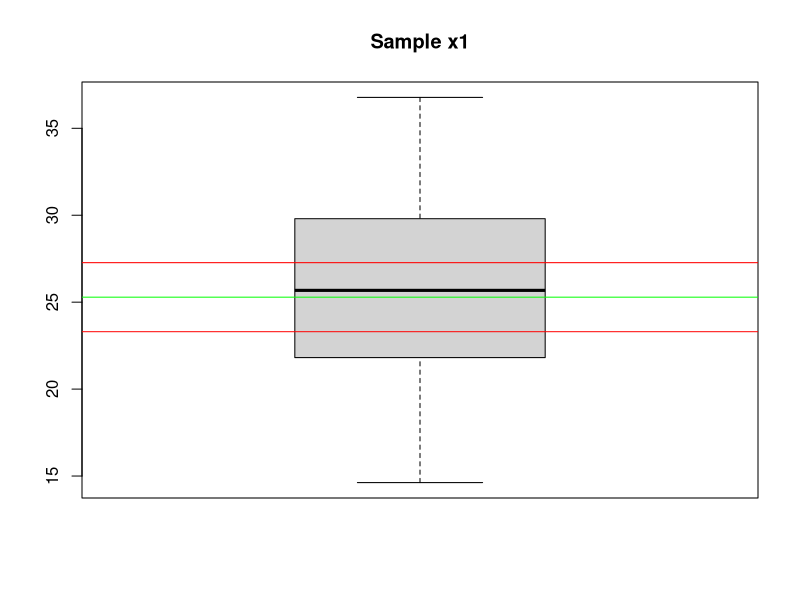
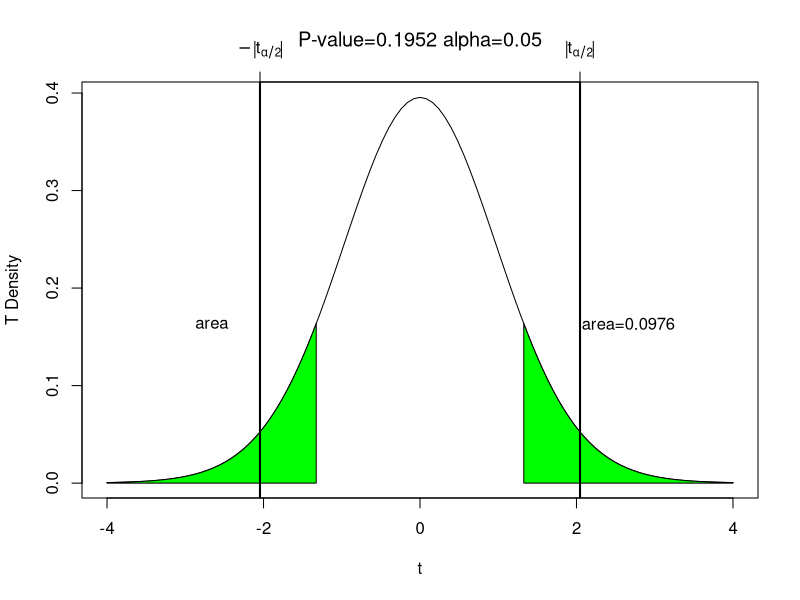
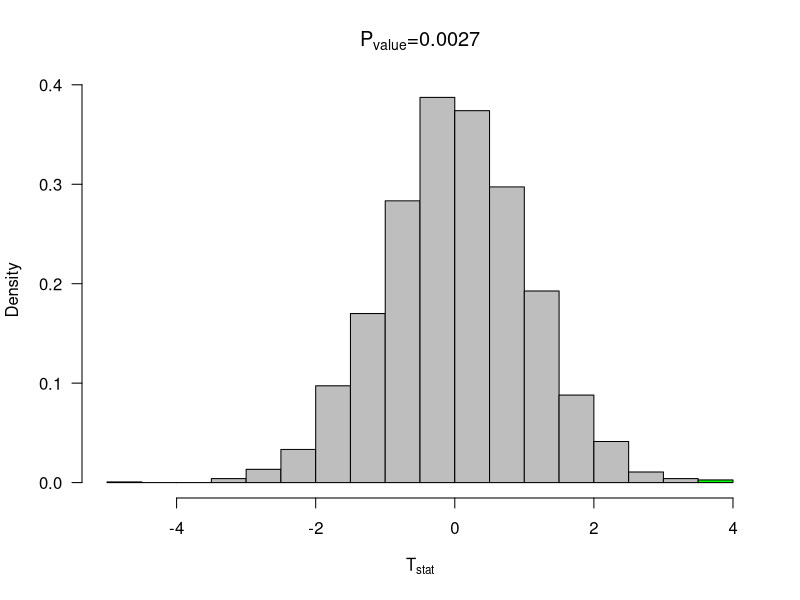
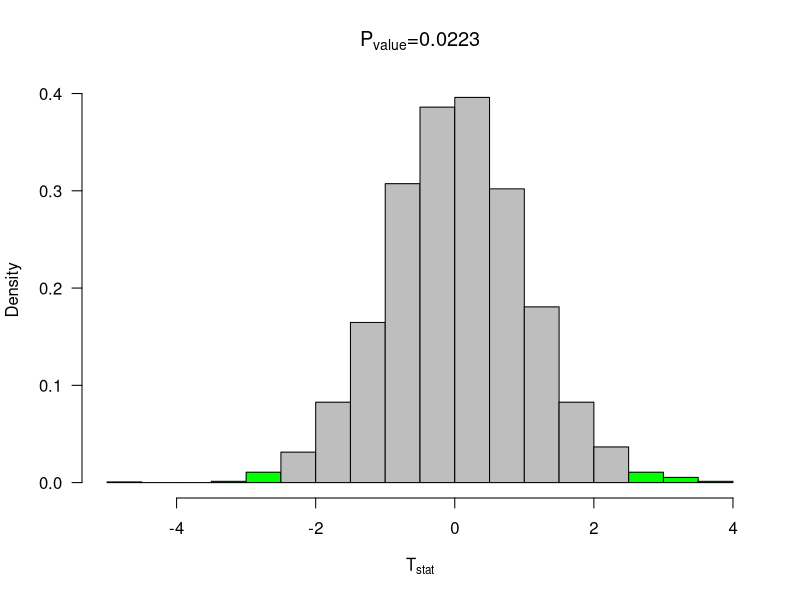
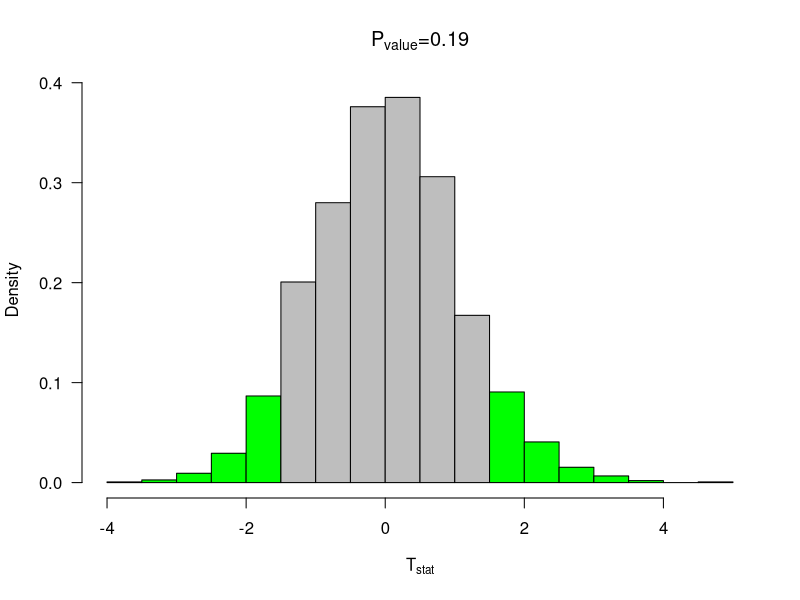
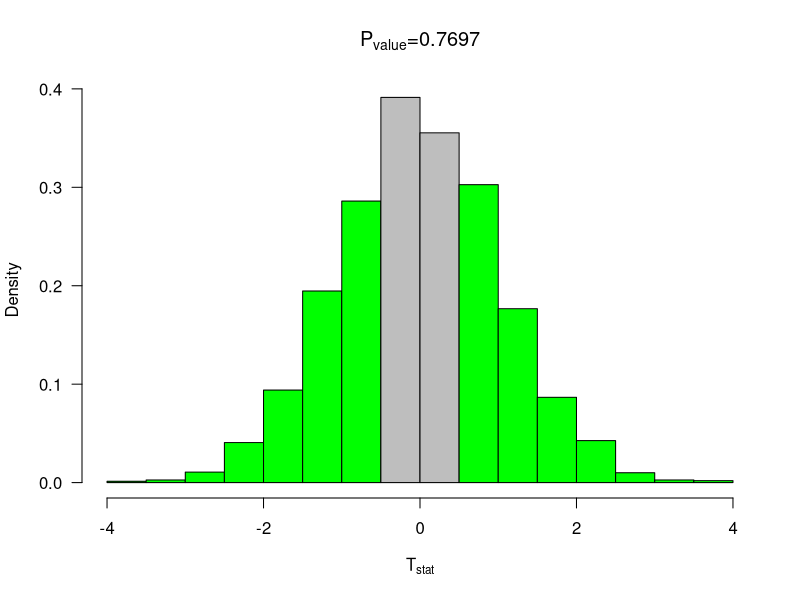
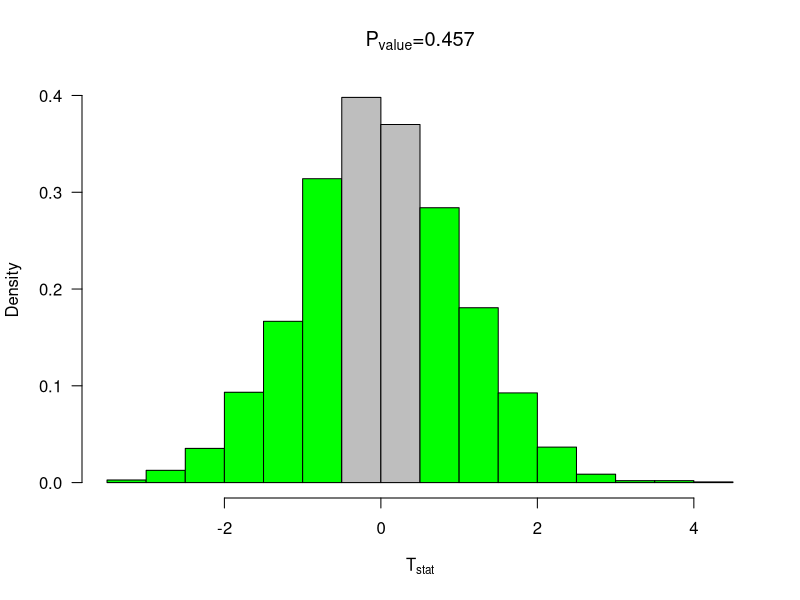
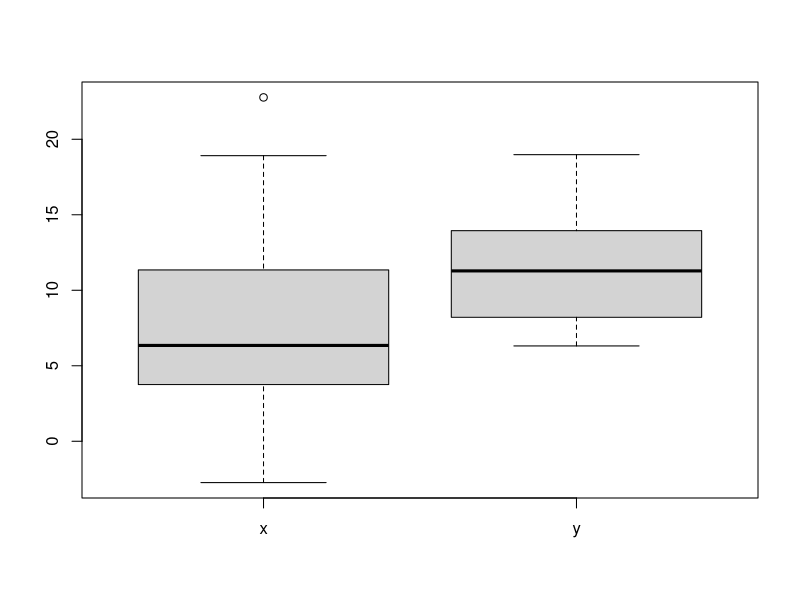

Here is the R script that generated these plots, in order:
#Task1

getwd()

#Task2

##Set Data
set.seed(55);x1=rnorm(30,mean=25,sd=5)

##TTests
t.test(x1,mu=22)
t.test(x1,mu=23)
t.test(x1,mu=24)
t.test(x1,mu=25)
t.test(x1,mu=26)

##Boxplot with Confidence intervals and Mean
boxplot(x1, main="Sample x1")
ci=t.test(x1,mu=22)$conf.int
ci
abline(h=c(ci,mean(x1)),col=c("Red","Red","Green"))

##TCalc
tcalc=(mean(x1)-24)/(sd(x1)/sqrt(30))
tcalc

##P-Value
mypvalue=function(t0,xmax=4,n=20, alpha=0.05){
  
  va=round(pt(-t0,df=n-1),4)
  pv=2*va
  
  curve(dt(x,df=n-1),xlim=c(-xmax,xmax),ylab="T Density",xlab=expression(t),
        main=substitute(paste("P-value=", pv, " alpha=", alpha)))
  
  xcurve=seq(t0,xmax,length=1000)
  ycurve=dt(xcurve,df=n-1)
  
  xlcurve=seq(-t0,-xmax,length=1000)
  ylcurve=dt(xcurve,df=n-1)
  
  polygon(c(t0,xcurve,xmax),c(0,ycurve,0),col="green")
  polygon(c(-t0,xlcurve,-xmax),c(0,ylcurve,0),col="green")
 
  q=qt(1-alpha/2,n-1)
  abline( v=c(q,-q),lwd=2) 
  axis(3,c(q,-q),c(expression(abs(t[alpha/2])),expression(-abs(t[alpha/2]))))
  
  text(0.5*(t0+xmax),max(ycurve),substitute(paste(area, "=",va)))
  text(-0.5*(t0+xmax),max(ycurve),expression(area))
  
  return(list(q=q,pvalue=pv))
}

##PValue with TCalc of 24
mypvalue(tcalc,n=30,alpha=0.05)

##Bootstrap
bootpval<-function(x,conf.level=0.95,iter=3000,mu0=0, test="two"){
  n=length(x)
  y=x-mean(x)+mu0  
  rs.mat<-c()    
  xrs.mat<-c()
  for(i in 1:iter){ 
    rs.mat<-cbind(rs.mat,sample(y,n,replace=TRUE)) 
    xrs.mat<-cbind(xrs.mat,sample(x,n,replace=TRUE)) 
    
  }
  
  tstat<-function(z){ 
    sqrt(n)*(mean(z)-mu0)/sd(z)
  }
  
  tcalc=tstat(x) 
  ytstat=apply(rs.mat,2,tstat) 
  xstat=apply(xrs.mat,2,mean)  
  alpha=1-conf.level 
  ci=quantile(xstat,c(alpha/2,1-alpha/2))
  pvalue=ifelse(test=="two",length(ytstat[ytstat>abs(tcalc) | ytstat < -abs(tcalc)])/iter,
                ifelse(test=="upper",length(ytstat[ytstat>tcalc])/iter,
                       length(ytstat[ytstat<xstat])/iter))
  
  h=hist(ytstat,plot=FALSE)
  mid=h$mid
  if(test=="two"){
    ncoll=length(mid[mid<= -abs(tcalc)])
    ncolr=length(mid[mid>=  abs(tcalc)])
    col=c(rep("Green",ncoll),rep("Gray",length(mid)-ncoll-ncolr),rep("Green",ncolr))
  }
  if(test=="upper"){
    ncolr=length(mid[mid>=  abs(tcalc)])
    col=c(rep("Gray",length(mid)-ncolr),rep("Green",ncolr))
  }
  
  if(test=="lower"){
    ncoll=length(mid[mid<=  -abs(tcalc)])
    col=c(rep("Green",ncoll),rep("Gray",length(mid)-ncoll))
  }
  hist(ytstat,col=col,freq=FALSE,las=1,main="",xlab=expression(T[stat]))
  segments(ci[1],0,ci[2],0,lwd=2)
  pround=round(pvalue,4)
  title(substitute(paste(P[value],"=",pround)))
  return(list(pvalue=pvalue,tcalc=tcalc,n=n,x=x,test=test,ci=ci))
}


bootpval(x=x1,mu0=22,test="two")
bootpval(x=x1,mu0=23,test="two")
bootpval(x=x1,mu0=24,test="two")
bootpval(x=x1,mu0=25,test="two")
bootpval(x=x1,mu0=26,test="two")


#Task3

set.seed(30);x=rnorm(15,mean=10,sd=7)   
set.seed(40);y=rnorm(20,mean=12,sd=4)

boxplot(list(x=x,y=y))

var.test(x,y)

t.test(x,y, mu=0,var.equal=TRUE)
t.test(x,y, mu=2,var.equal=TRUE)

#Task4

set.seed(30);x=rnorm(15,mean=10,sd=4)   
set.seed(40);y=rnorm(20,mean=12,sd=4)

var.test(x,y)

t.test(x,y, mu=0,var.equal=FALSE)
t.test(x,y, mu=2,var.equal=FALSE)

#Task5

boot2pval<-function(x1,x2,conf.level=0.95,iter=3000,mudiff=0, test="two"){
  n1=length(x1)
  n2=length(x2)
  y1=x1-mean(x1)+mean(c(x1,x2))  # transform the data so that it is centered at the NULL
  y2=x2-mean(x2)+mean(c(x1,x2))
  y1rs.mat<-c()    #rs.mat will be come a resample matrix -- now it is an empty vector
  x1rs.mat<-c()
  y2rs.mat<-c()
  x2rs.mat<-c()
  for(i in 1:iter){ # for loop - the loop will go around iter times
    y1rs.mat<-cbind(y1rs.mat,sample(y1,n1,replace=TRUE)) #sampling from y cbind -- column bind -- binds the vectors together by columns
    y2rs.mat<-cbind(y2rs.mat,sample(y2,n2,replace=TRUE))
    
  }
  x1rs.mat<-y1rs.mat+mean(x1)-mean(c(x1,x2))
  x2rs.mat<-y2rs.mat+mean(x2)-mean(c(x1,x2))
  
  xbar1=mean(x1)
  xbar2=mean(x2)
  sx1sq=var(x1)
  sx2sq=var(x2)
  
  tcalc=(xbar1-xbar2-mudiff)/sqrt(sx1sq/n1+sx2sq/n2)
  
  sy1sq=apply(y1rs.mat,2,var)
  sy2sq=apply(y2rs.mat,2,var) 
  y1bar=apply(y1rs.mat,2,mean)
  y2bar=apply(y2rs.mat,2,mean)
  
  tstat=(y1bar-y2bar-mudiff)/sqrt(sy1sq/n1+sy2sq/n2)
  
  
  alpha=1-conf.level
  pvalue=ifelse(test=="two",length(tstat[tstat>abs(tcalc) | tstat < -abs(tcalc)])/iter,
                ifelse(test=="upper",length(tstat[tstat>tcalc])/iter,
                       length(ytstat[tstat<tcalc])/iter))
  
  h=hist(tstat,plot=FALSE)
  mid=h$mid
  if(test=="two"){
    ncoll=length(mid[mid<= -abs(tcalc)])
    ncolr=length(mid[mid>=  abs(tcalc)])
    col=c(rep("Green",ncoll),rep("Gray",length(mid)-ncoll-ncolr),rep("Green",ncolr))
  }
  hist(tstat,col=col,freq=FALSE)

  return(list(pvalue=pvalue))
}

set.seed(30);x=rnorm(15,mean=10,sd=7)   
set.seed(40);y=rnorm(20,mean=12,sd=4)
boot2pval(x1=x,x2=y)

#Task6

set.seed(30);x=rnorm(15,mean=10,sd=4)   
set.seed(40);y=rnorm(20,mean=12,sd=4)
boot2pval(x1=x,x2=y)

#Task7

